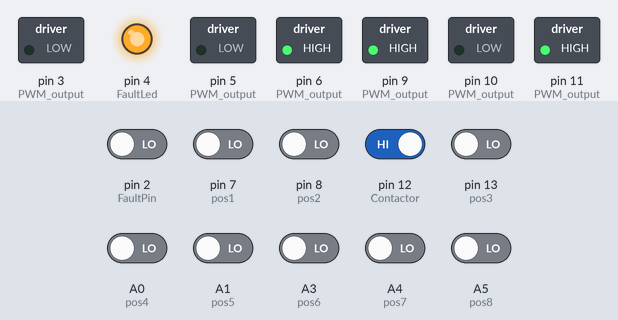
A sketch run on a simulated Arduino Uno, built with avr-gcc and run on an emulated ATmega328P. Parts: switched loads named in the sketch (green lamp = pin HIGH), output pins drawn as LEDs (lit = HIGH). The inputs (shaded band) are chosen by the test bench; at power-on: pin 12 (Contactor) HIGH, A0 (pos4), A1 (pos5), A3 (pos6), A4 (pos7), A5 (pos8), pin 2 (FaultPin), pin 7 (pos1), pin 8 (pos2), pin 13 (pos3) LOW.

Above: at 1.0 s.
1.1 s: pin 12 (Contactor) driven LOW
At 2.3 s:
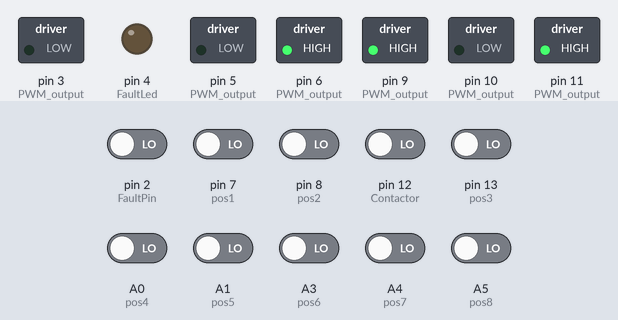
Timing chart, 0 to 4.1 s (numbered marks = the images above; inputs shaded):
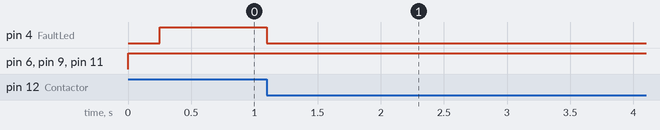

The sketch:

test12.ino
```cpp
volatile unsigned char LookUp1[102] = {
  0,  17,  34,  51,  68,  85, 102, 119, 136, 153, 170, 187, 204, 221, 238,
255, 255, 255, 255, 255, 255, 255, 255, 255, 255, 255, 255, 255, 255, 255, 255, 255, 255, 255, 255, 255, 255, 255, 255, 255, 255, 255, 255, 255, 255, 255, 255, 255, 255, 255, 255,
238, 221, 204, 187, 170, 153, 136, 119, 102,  85,  68,  51,  34,  17,   0,
  0,   0,   0,   0,   0,   0,   0,   0,   0,   0,   0,   0,   0,   0,   0,   0,   0,   0,   0,   0,   0,   0,   0,   0,   0,   0,   0,   0,   0,   0,   0,   0,   0,   0,   0,   0,
};

volatile unsigned char LookUp2[102] = {
238, 221, 204, 187, 170, 153, 136, 119, 102,  85,  68,  51,  34,  17,   0,
  0,   0,   0,   0,   0,   0,   0,   0,   0,   0,   0,   0,   0,   0,   0,   0,   0,   0,   0,   0,   0,   0,   0,   0,   0,   0,   0,   0,   0,   0,   0,   0,   0,   0,   0,   0,
  0,  17,  34,  51,  68,  85, 102, 119, 136, 153, 170, 187, 204, 221, 238,
255, 255, 255, 255, 255, 255, 255, 255, 255, 255, 255, 255, 255, 255, 255, 255, 255, 255, 255, 255, 255, 255, 255, 255, 255, 255, 255, 255, 255, 255, 255, 255, 255, 255, 255, 255,
};


//const int dead_time = 100;// 6.25 us
int dead_time = 110;
int half_dead_time = dead_time/2;

int pwm_phU=0;
int pwm_phV=0;
int pwm_phW=0;

char PwmOrderU=0;
char PwmOrderV=34;
char PwmOrderW=68;
//=====================Pin Assignments==================
const int Contactor = 12;
const int FaultPin  = 2;
const int FaultLed  = 4;
const int pos1 = 7;
const int pos2 = 8;
const int pos3 = 13;
const int pos4 = A0;
const int pos5 = A1;
const int pos6 = A3;
const int pos7 = A4;
const int pos8 = A5;
//======================================================

int FrqVar      = 0;
int FrqVarTemp  = 400;
int RampUpCompleted=0;
int temp = 0;
void posControl(){
  // komütatör ile Hz cinsinden motor sürüş hızı
     if     (digitalRead(pos1) == HIGH)   FrqVar = 205;  //50  hz
     else if(digitalRead(pos2) == HIGH)   FrqVar =  90;  //100 hz
     else if(digitalRead(pos3) == HIGH)   FrqVar =  50;  //150 hz
     {
     if     (digitalRead(pos4) == HIGH)   FrqVar = 31;   //200 hz
     else if(digitalRead(pos5) == HIGH)   FrqVar = 19;    //250 hz
     else if(digitalRead(pos6) == HIGH)   FrqVar = 12;    //300 hz
     else if(digitalRead(pos7) == HIGH)   FrqVar =  6;    //350 hz
     else if(digitalRead(pos8) == HIGH)   FrqVar =  2;    //400 hz
}

  }

void(* resetFunc) (void) = 0;

void UpdatePwm(void) {
  if(pwm_phU > 255 - half_dead_time) pwm_phU = 255 - half_dead_time;

  if(pwm_phV > 255 - half_dead_time) pwm_phV = 255 - half_dead_time;

  if(pwm_phW > 255 - half_dead_time) pwm_phW = 255 - half_dead_time;

  if(pwm_phU < half_dead_time) pwm_phU = half_dead_time;

  if(pwm_phV < half_dead_time) pwm_phV = half_dead_time;

  if(pwm_phW < half_dead_time) pwm_phW = half_dead_time;

  while(TCNT0 > 0xFF) {}                                       // bunları ff yaptım. daha hızlı oldu
  OCR0A = (pwm_phU + half_dead_time);//~6 TL PH0 TMR0
  OCR0B = (pwm_phU - half_dead_time);//~5 TH PH0 TMR0
  while(TCNT1 > 0xFF) {}
  OCR1A = (pwm_phV + half_dead_time);//~9 TL PH1 TMR1
  OCR1B = (pwm_phV - half_dead_time);//~10 TH PH1 TMR1
  while(TCNT2 > 0xFF){}
  OCR2A = (pwm_phW + half_dead_time);//~3 TH PH2 TMR2
  OCR2B = (pwm_phW - half_dead_time);//~11 TL PH2 TMR2

}

void SyncPwmTimers(void) {
  GTCCR = (GTCCR & 0xFF) | 0x81;
  TCNT0 = 00;
  TCNT1 = 0x0000;
  TCNT2 = 0x00;
  GTCCR = (GTCCR & 0x7E);


}

//============================================

void RampUp()

{

char s=0;

   if(RampUpCompleted==0)
  {
    while(FrqVarTemp>FrqVar)
    {

      WaitContactor();
      OverCurrent();

    PwmOrderU++;if(PwmOrderU>101)
                                 {
                                  PwmOrderU=0;                                //Increase dead time to avoid over current during ramp up
                                  if(FrqVarTemp >80){FrqVarTemp=FrqVarTemp-4;dead_time = 110;half_dead_time = dead_time/2;}
                                  if(FrqVarTemp <=80){FrqVarTemp=FrqVarTemp-2;dead_time = 100;half_dead_time = dead_time/2;}
                                 }
    PwmOrderV++;if(PwmOrderV>101){PwmOrderV=0;}
    PwmOrderW++;if(PwmOrderW>101){PwmOrderW=0;}


    pwm_phU=LookUp1[PwmOrderU];
    pwm_phV=LookUp2[PwmOrderV];
    pwm_phW=LookUp1[PwmOrderW];

    UpdatePwm();

      for(int i=0;i<FrqVarTemp;i++)
      {
      __asm__("nop\n\t");
      }

    }

//delay(1000);
dead_time = 100;
half_dead_time = dead_time/2;


    while(dead_time>15) {


      WaitContactor();
      OverCurrent();


    PwmOrderU++;
    if(PwmOrderU>101)
     {


      PwmOrderU      = 0;

      s++;
        if(s>=3)
        {
        s=0;
        dead_time      = dead_time-1;
        half_dead_time = dead_time/2;
        }


     }
    PwmOrderV++;if(PwmOrderV>101){PwmOrderV=0;}
    PwmOrderW++;if(PwmOrderW>101){PwmOrderW=0;}


    pwm_phU=LookUp1[PwmOrderU];
    pwm_phV=LookUp2[PwmOrderV];
    pwm_phW=LookUp1[PwmOrderW];

    UpdatePwm();

      for(int i=0;i<FrqVar;i++)
      {
      __asm__("nop\n\t");
      }

    }


  RampUpCompleted=1;

  }

 }
//============================
void RampDown()
{
FrqVarTemp=FrqVar;

dead_time =110;
half_dead_time = dead_time/2;

  while(FrqVarTemp<300)
  {
   OverCurrent();
   //WaitContactor();
  // posControl();

  PwmOrderU++;if(PwmOrderU>101)
                               {PwmOrderU=0;
                                 if(FrqVarTemp>200                    ){FrqVarTemp=FrqVarTemp+6;}
                                 if(FrqVarTemp>50  && FrqVarTemp<= 200){FrqVarTemp=FrqVarTemp+3;}
                                 if(FrqVarTemp> 1  && FrqVarTemp<=  50){FrqVarTemp=FrqVarTemp+1;}
                                 if(                 FrqVarTemp<=    1){FrqVarTemp=FrqVarTemp+1;}
                               }
  PwmOrderV++;if(PwmOrderV>101){PwmOrderV=0;}
  PwmOrderW++;if(PwmOrderW>101){PwmOrderW=0;}


  pwm_phU=LookUp1[PwmOrderU];
  pwm_phV=LookUp2[PwmOrderV];
  pwm_phW=LookUp1[PwmOrderW];

  UpdatePwm();

    for(int i=0;i<FrqVarTemp;i++)
    {
    __asm__("nop\n\t");
    }
  }
}


void WaitContactor()
{
    if(digitalRead(Contactor)==LOW)
    {
    delay(10);
        if(digitalRead(Contactor)==LOW)
        {
        delay(10);
            if(digitalRead(Contactor)==LOW)
            {
            delay(10);
                if(digitalRead(Contactor)==LOW)
                {
                delay(10);
                    if(digitalRead(Contactor)==LOW)
                    {
                    delay(10);
                        if(digitalRead(Contactor)==LOW)
                        {

                            if(RampUpCompleted==1)
                            {
                            RampDown();

                            }

                        pinMode(3,  INPUT);
                        pinMode(5,  INPUT);
                        pinMode(6,  INPUT);
                        pinMode(9,  INPUT);
                        pinMode(10, INPUT);
                        pinMode(11, INPUT);
                        delay(100000); // ~1sec
                            while(digitalRead(Contactor)==LOW)
                            {
                           delay(7500);//~100ms
                            }
                       delay(7500);//~100ms
                        resetFunc();
                        }
                    }
                }
            }
        }
    }
}

void OverCurrent()
{
  if(digitalRead(FaultPin)==LOW)
  {
  delay(5);
    if(digitalRead(FaultPin)==LOW)
    {
//  delay(10);
//      if(digitalRead(FaultPin)==HIGH)
//      {
//      delay(10);
//        if(digitalRead(FaultPin)==HIGH)
//        {
//        delay(10);
//          if(digitalRead(FaultPin)==HIGH)
          {
          pinMode(3,  INPUT);
          pinMode(5,  INPUT);
          pinMode(6,  INPUT);
          pinMode(9,  INPUT);
          pinMode(10, INPUT);
          pinMode(11, INPUT);

          digitalWrite(FaultLed, HIGH);

            while(digitalRead(Contactor)==HIGH)
            {
            __asm__("nop\n\t");
            }


          pinMode(3,  INPUT);
          pinMode(5,  INPUT);
          pinMode(6,  INPUT);
          pinMode(9,  INPUT);
          pinMode(10, INPUT);
          pinMode(11, INPUT);

         RampUpCompleted=0;
          digitalWrite(FaultLed, LOW);
          }
        }
      }
    }
//  }
//}
//============================================

void setup() {
  pinMode(Contactor,INPUT);
  pinMode(FaultPin ,INPUT);
  pinMode(FaultLed ,OUTPUT);

  pinMode(pos1, INPUT);
  pinMode(pos2, INPUT);
  pinMode(pos3, INPUT);
  pinMode(pos4, INPUT);
  pinMode(pos5, INPUT);
  pinMode(pos6, INPUT);
  pinMode(pos7, INPUT);
  pinMode(pos8, INPUT);

  pinMode(3,  INPUT);
  pinMode(5,  INPUT);
  pinMode(6,  INPUT);
  pinMode(9,  INPUT);
  pinMode(10, INPUT);
  pinMode(11, INPUT);

  TCCR1A = 0xE1;//PWM, Phase Correct 8-bit TOP at 0xFF
  TCCR0A = 0xE1;//PWM, Phase Correct 8-bit TOP at 0xFF
  TCCR2A = 0xE1;//PWM, Phase Correct 8-bit TOP at 0xFF

  TCCR2B = 0x02;//clkI/O/1 (No prescaling) 31.25kHz PWM frequency   // bunları 01 iken 02 yaptım 3,9 khz hızında tetiklendi.
  TCCR1B = 0x02;//clkI/O/1 (No prescaling) 31.25kHz PWM frequency
  TCCR0B = 0x02;//clkI/O/1 (No prescaling) 31.25kHz PWM frequency

  SyncPwmTimers();

  pinMode(3, OUTPUT);   //PWM output
  pinMode(5, OUTPUT);   //PWM output
  pinMode(6, OUTPUT);   //PWM output
  pinMode(9, OUTPUT);   //PWM output
  pinMode(10, OUTPUT);   //PWM output
  pinMode(11, OUTPUT);   //PWM output

  delay(1000); //~100ms


  //FrqVar = 32;
  posControl();
  RampUp();
  //delay(100);
}


void loop()
{


  OverCurrent();
  WaitContactor();


  pwm_phU=LookUp1[PwmOrderU];//////////////////////
  pwm_phV=LookUp2[PwmOrderV];//////////////////////
  pwm_phW=LookUp1[PwmOrderW];//////////////////////


  PwmOrderU++;if(PwmOrderU>101){PwmOrderU=0;}
  PwmOrderV++;if(PwmOrderV>101){PwmOrderV=0;}
  PwmOrderW++;if(PwmOrderW>101){PwmOrderW=0;}

  UpdatePwm();

  for(int i=0;i<FrqVar;i++)
    {
    __asm__("nop\n\t");

    }


 // delayMicroseconds (37);


}
```

Measured:
- after the input at 1.1 s, pin 4 (FaultLed): HIGH → LOW at once
